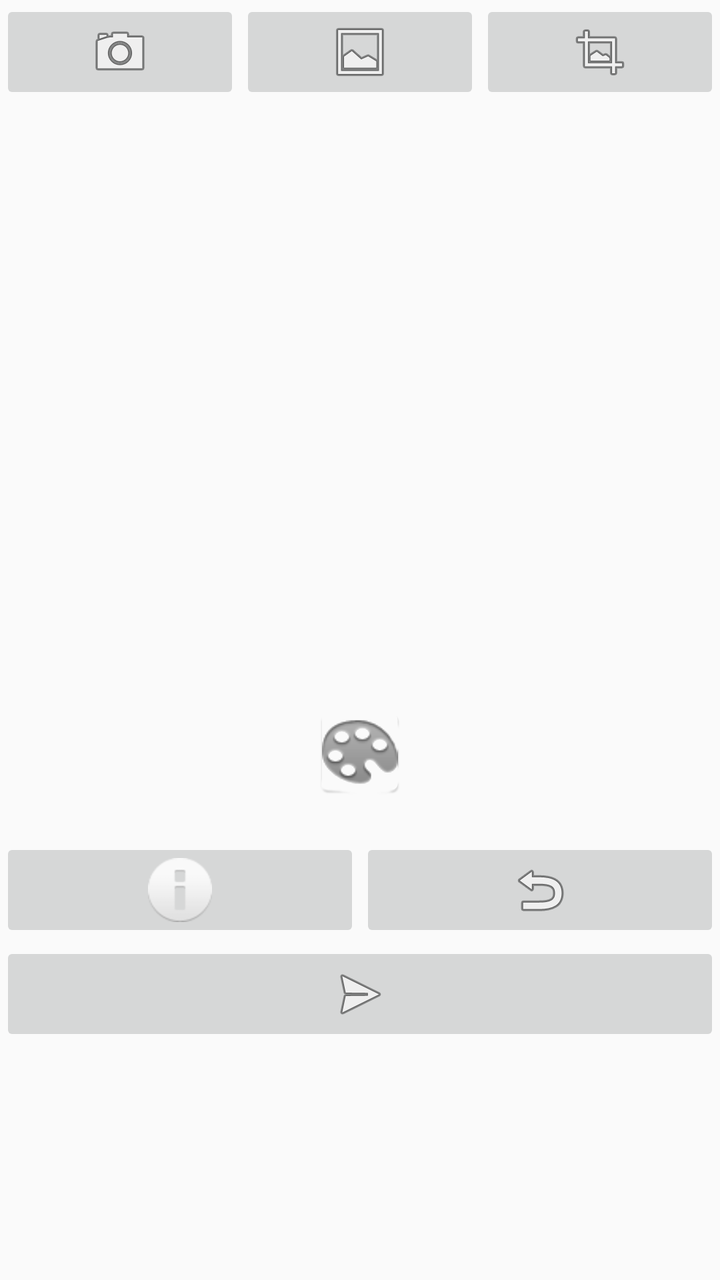
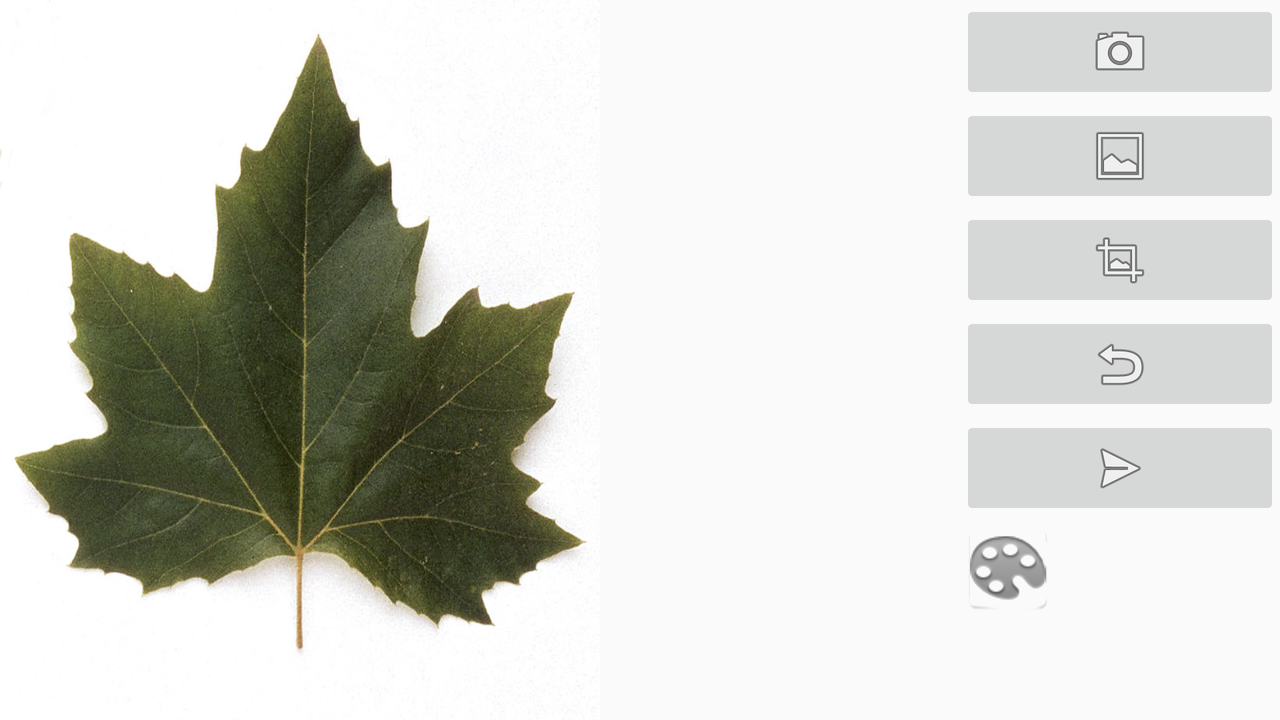

First picture: res/layout/ on a phone held upright. Second picture: the repository's own variant of that layout, on a device whose configuration matches the variant's folder. Source for both follows.
<!-- AndroidManifest.xml: application theme AppTheme -->
<!-- res/layout/intro_activity.xml -->
<?xml version="1.0" encoding="utf-8"?>
<LinearLayout xmlns:android="http://schemas.android.com/apk/res/android"
    xmlns:custom="http://schemas.android.com/apk/res-auto"
    android:orientation="vertical" android:layout_width="match_parent"
    android:layout_height="match_parent"
    android:weightSum="1"
    android:id="@+id/introlayout"
    >
    <LinearLayout xmlns:android="http://schemas.android.com/apk/res/android"
        android:orientation="horizontal" android:layout_width="match_parent"
        android:layout_height="wrap_content">
        <ImageButton
        android:layout_width="match_parent"
        android:layout_height="wrap_content"
        android:id="@+id/button_capture"
        android:src="@android:drawable/ic_menu_camera"
        android:layout_weight="0.3"
        android:onClick="captureImage"/>
    <ImageButton
        android:layout_width="match_parent"
        android:layout_height="wrap_content"
        android:id="@+id/button_select"
        android:src="@android:drawable/ic_menu_gallery"
        android:layout_weight="0.3"
        android:onClick="pickImage"/>
    <ImageButton
        android:layout_width="match_parent"
        android:layout_height="wrap_content"
        android:src="@android:drawable/ic_menu_crop"
        android:id="@+id/button_crop"
        android:clickable="false"
        android:layout_weight="0.3"
        android:onClick="cropImageActivity"/>
    </LinearLayout>
    <ImageView
        android:layout_width="match_parent"
        android:layout_height="300dp"
        android:id="@+id/image_intro"
        android:layout_gravity="center_horizontal"
        />
    <LinearLayout
        android:orientation="vertical"
        android:layout_width="match_parent"
        android:layout_height="wrap_content"
        android:id="@+id/seekbarholder">
        <ImageView
            android:layout_width="match_parent"
            android:layout_height="wrap_content"
            android:src="@drawable/ic_palette"
            android:id="@+id/palette"
            />
        <TextView
            android:layout_width="match_parent"
            android:layout_height="match_parent"
            android:id="@+id/textView"
            />

    </LinearLayout>
    <LinearLayout
        android:orientation="horizontal"
        android:layout_width="match_parent"
        android:layout_height="wrap_content"
        >
        <ImageButton
            android:layout_width="match_parent"
            android:layout_height="wrap_content"
            android:layout_weight="1"
            android:src="@android:drawable/ic_dialog_info"
            android:id="@+id/button_histogram"
            android:onClick="showHistogram"
            />

        <ImageButton
            android:layout_width="match_parent"
            android:layout_height="wrap_content"
            android:layout_weight="1"
            android:src="@android:drawable/ic_menu_revert"
            android:id="@+id/button_revert"
            android:onClick="revert"
            />
</LinearLayout>
    <LinearLayout
        android:orientation="horizontal"
        android:layout_width="match_parent"
        android:layout_height="wrap_content">
        <ImageButton
            android:layout_width="match_parent"
            android:layout_height="wrap_content"
            android:layout_weight="1"
            android:src="@android:drawable/ic_menu_send"
            android:id="@+id/button_send"
            android:onClick="sendData" />
    </LinearLayout>
</LinearLayout>
<!-- resources referenced by this layout -->
<resources>
  <!-- drawable ic_palette: png bitmap (drawable-hdpi, 4594 bytes) -->
  <style name="AppTheme" parent="Theme.AppCompat.Light.DarkActionBar">
          
      </style>
</resources>
<!-- res/layout-land/intro_activity.xml (the author's variant of the layout above) -->
<!-- drawn on the phone turned sideways -->
<?xml version="1.0" encoding="utf-8"?>
<LinearLayout xmlns:android="http://schemas.android.com/apk/res/android"
    xmlns:custom="http://schemas.android.com/apk/res-auto"
    android:orientation="horizontal"
    android:layout_width="match_parent"
    android:layout_height="match_parent">
    <LinearLayout
        android:orientation="vertical"
        android:layout_width="match_parent"
        android:layout_height="match_parent"
        android:layout_weight="1"
        >
        <ImageView
            android:layout_width="300dp"
            android:layout_height="match_parent"
            android:id="@+id/image_intro"
            android:scaleType="fitXY"
            android:src="@drawable/platanus_hispanica"
            />

    </LinearLayout>
    <LinearLayout
        android:orientation="vertical"
        android:layout_width="match_parent"
        android:layout_height="wrap_content"
        android:layout_weight="3"
        android:id="@+id/seekbarholder"
       >
        <ImageButton
            android:layout_width="match_parent"
            android:layout_height="wrap_content"
            android:id="@+id/button_capture"
            android:src="@android:drawable/ic_menu_camera"
            android:onClick="captureImage"/>
        <ImageButton
            android:layout_width="match_parent"
            android:layout_height="wrap_content"
            android:id="@+id/button_select"
            android:src="@android:drawable/ic_menu_gallery"
            android:onClick="selectFromGallery"/>
        <ImageButton
            android:layout_width="match_parent"
            android:layout_height="wrap_content"
            android:src="@android:drawable/ic_menu_crop"
            android:id="@+id/button_process"
            android:clickable="false"
            android:onClick="processImage"/>
        <ImageButton
            android:layout_width="match_parent"
            android:layout_height="wrap_content"
            android:layout_weight="1"
            android:src="@android:drawable/ic_menu_revert"
            android:id="@+id/button_revert"
            android:onClick="revert"
            />
        <ImageButton
            android:layout_width="match_parent"
            android:layout_height="wrap_content"
            android:layout_weight="1"
            android:src="@android:drawable/ic_menu_send"
            android:id="@+id/button_send"
            android:onClick="sendData"
            />

        <ImageView
            android:layout_width="wrap_content"
            android:layout_height="wrap_content"
            android:src="@drawable/ic_palette"
            android:id="@+id/palette"
            />
        <TextView
            android:layout_width="match_parent"
            android:layout_height="wrap_content"
            android:id="@+id/textView"
            />
        

    </LinearLayout>

</LinearLayout>
<!-- resources referenced by the variant -->
<!-- as the phone turned sideways resolves them -->
<resources>
  <!-- drawable ic_palette: png bitmap (drawable-hdpi, 4594 bytes) -->
  <!-- drawable platanus_hispanica: png bitmap (drawable, 547782 bytes) -->
  <style name="AppTheme" parent="Theme.AppCompat.Light.DarkActionBar">
          
      </style>
</resources>
